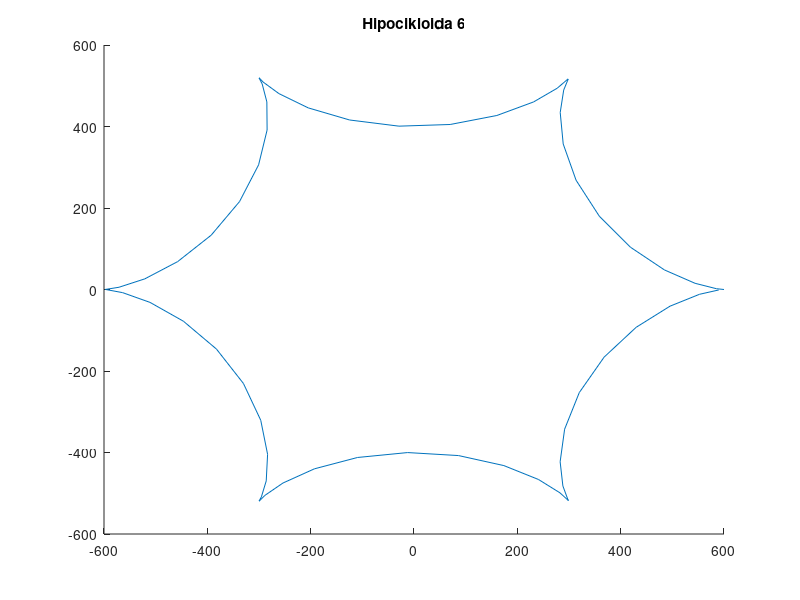

This figure's MATLAB source:
%% Hipocikloida sa 6 siljaka

%% Inicijalizacija

clear all
close all
clc

%%

% t = 0:.1:3*pi/2;
t = 0:.1:2*pi;
a = 100; % poluprecnik
k = 6;
x = a*(k-1)*cos(t)+a*cos((k-1)*t);
y = a*(k-1)*sin(t)-a*sin((k-1)*t);
figure
title('Hipocikloida 6')
line(x,y)
